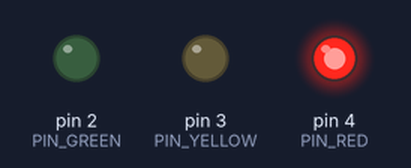
A sketch run on a simulated Arduino Uno, built with avr-gcc and run on an emulated ATmega328P. On the bench: output pins drawn as LEDs (lit = HIGH).

Above: at 0.2 s.
At 0.7 s:
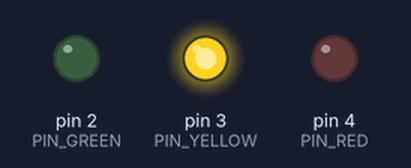
At 2.7 s:
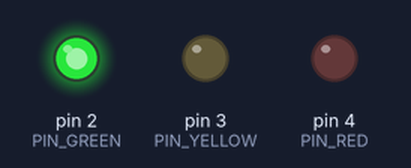
Timing chart, 0 to 3.5 s (numbered marks = the images above):
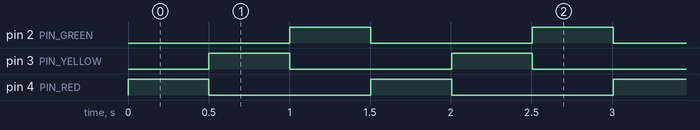

Measured:
- by itself, pin 2 (PIN_GREEN), pin 3 (PIN_YELLOW), pin 4 (PIN_RED): alternates HIGH for 0.50 s and LOW for 1.0 s
- by itself, everything shown: repeats every 1.5 s, in 3 steps

The sketch:

SimpleBlink.ino
```cpp
const byte PIN_RED = 4;
const byte PIN_YELLOW = 3;
const byte PIN_GREEN = 2;

const unsigned long SWITCH_INVL = 500;

#define LOHI(b) ((b) ? HIGH : LOW)

enum {
  C_RED,
  C_YELLOW,
  C_GREEN
};

byte color = C_RED;
unsigned long next_switch = 0;

void setup() {
  pinMode(PIN_RED, OUTPUT);
  pinMode(PIN_YELLOW, OUTPUT);
  pinMode(PIN_GREEN, OUTPUT);

  unsigned long now = millis();
  next_switch = now + SWITCH_INVL;
}

void loop() {
  unsigned long now = millis();

  digitalWrite(PIN_RED,    LOHI(color == C_RED));
  digitalWrite(PIN_YELLOW, LOHI(color == C_YELLOW));
  digitalWrite(PIN_GREEN,  LOHI(color == C_GREEN));

  if (now > next_switch) {
    color = (color + 1) % 3;
    next_switch = now + SWITCH_INVL;
  }
}
```
